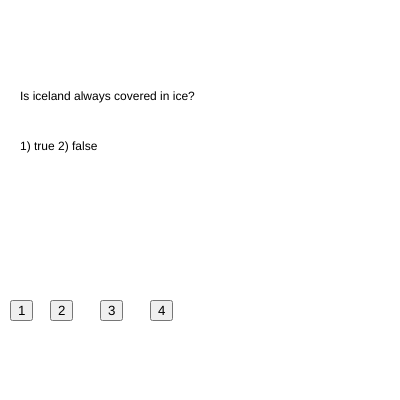
Frame 1 (no input)
Frame 60 (no input): identical to frame 1, image omitted
Frame 120 (the mouse pressed at the canvas centre since frame 60): identical to frame 1, image omitted

The p5.js sketch that drew this single still picture (run headless with seeded random() and noise() and a simulated clock; from frame 60 on, the mouse is pressed at the canvas centre):

// p5.js sketch
// ── sketch.js

var questions = ["Is iceland always covered in ice?","What ocean lies east of the US?","What ocean lies what ocean lies north of europe "];
var options = ["1) true 2) false","1) pacific 2) eastern 3) indian 4) atlantic", "1)Atlantic Ocean 2) indian 3) pacific 4) eastern"];
var answers = [1,3,0];

var currentOption = -1; // refers to what button the user has pressed

var buttons = [];

var currentQuestion = 0;

var answerText = "";

function setup() {
  // put setup code here
  createCanvas(400,400);

  buttons[0] = createButton("1");
  buttons[0].position(10,300);
  buttons[0].mousePressed(function(){
    currentOption = 0;

  });//end of mousePressed

  buttons[1] = createButton("2");
  buttons[1].position(50,300);
  buttons[1].mousePressed(function(){
    currentOption = 1;

  });//end of mousePressed

  buttons[2] = createButton("3");
  buttons[2].position(100,300);
  buttons[2].mousePressed(function(){
    currentOption = 2;

  });//end of mousePressed

  buttons[3] = createButton("4");
  buttons[3].position(150,300);
  buttons[3].mousePressed(function(){
    currentOption = 3;

  });//end of mousePressed


}

function draw() {
  // put drawing code here
  background(255);

  text(questions[currentQuestion], 20,100);
  text(options[currentQuestion], 20,150);
  text(answerText, 20,200);



  // if the currentOption is not equal to -1
  if(currentOption != -1){
    //do something if currentOption is not equal to -1
    console.log("currentOption " + currentOption);
    if(currentOption == answers[currentQuestion]){
      //correct
      console.log("correct");
      answerText = "correct";
      currentQuestion = currentQuestion + 1;
      //if(currentQuestion == 2){
      //array.length counts how many items are in the array, questions.length has 2 items
      if(currentQuestion == questions.length){
        currentQuestion = 0;
      }//setting array limit
    }else{
      console.log("incorrect");
      answerText = "incorrect";

    }//check for correct or incorrect

    currentOption = -1;

  }// end of currentOption != -1


}//end of draw loop
